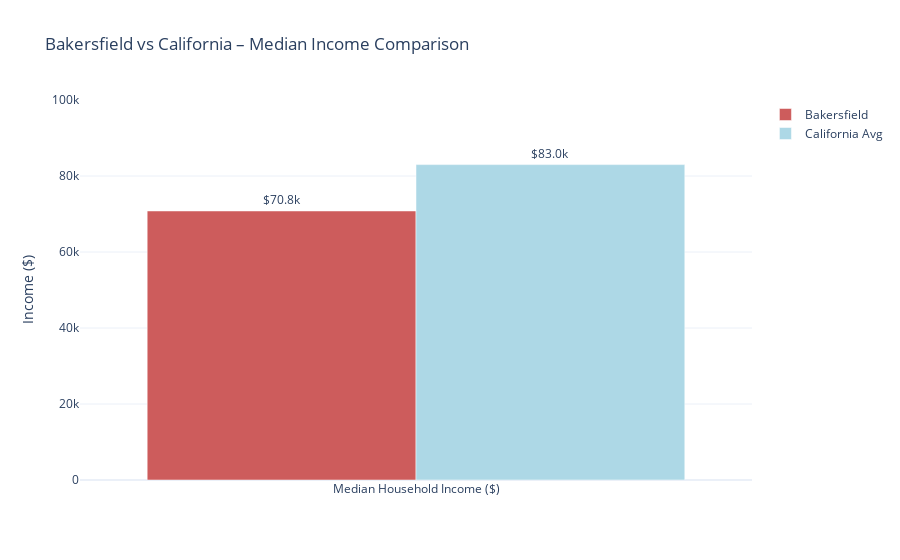

The code cell stored with this chart in its notebook:
### Code cell
labels_income = ['Median Household Income ($)']
bakersfield_income = [round(income, 0)]
state_income = [round(state_mean['median_income'], 0)]

fig_bar_income = go.Figure(data=[
    go.Bar(name='Bakersfield', x=labels_income, y=bakersfield_income,
           marker_color='indianred',
           text=[f"${v/1000:.1f}k" for v in bakersfield_income], textposition='outside'),
    go.Bar(name='California Avg', x=labels_income, y=state_income,
           marker_color='lightblue',
           text=[f"${v/1000:.1f}k" for v in state_income], textposition='outside')
])

fig_bar_income.update_layout(
    barmode='group',
    title="Bakersfield vs California – Median Income Comparison",
    yaxis_title="Income ($)",
    yaxis=dict(range=[0, 100000]),
    template="plotly_white",
    height=350
)
fig_bar_income.show()

### Figure 1 — Plotly figure (JSON) as saved in the notebook; plotly's stock layout.template omitted (floating-point values rounded to 4 significant figures)
{"data": [{"marker": {"color": "indianred"}, "name": "Bakersfield", "text": ["$70.8k"], "textposition": "outside", "type": "bar", "x": ["Median Household Income ($)"], "y": [70796]}, {"marker": {"color": "lightblue"}, "name": "California Avg", "text": ["$83.0k"], "textposition": "outside", "type": "bar", "x": ["Median Household Income ($)"], "y": [83000]}], "layout": {"autosize": true, "barmode": "group", "title": {"text": "Bakersfield vs California – Median Income Comparison"}, "xaxis": {"autorange": true, "range": [-0.5, 0.5], "type": "category"}, "yaxis": {"range": [0, 100000], "title": {"text": "Income ($)"}, "type": "linear"}}}
